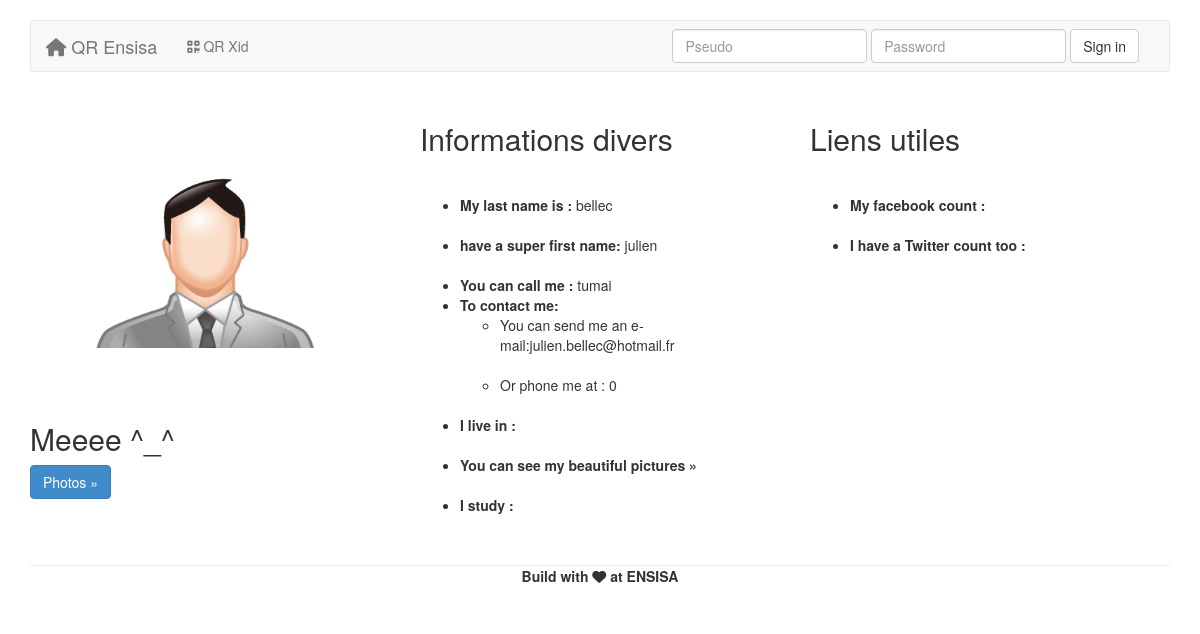
/profil.php?pseudo=Tumai, run on an earlier commit of the app's database.
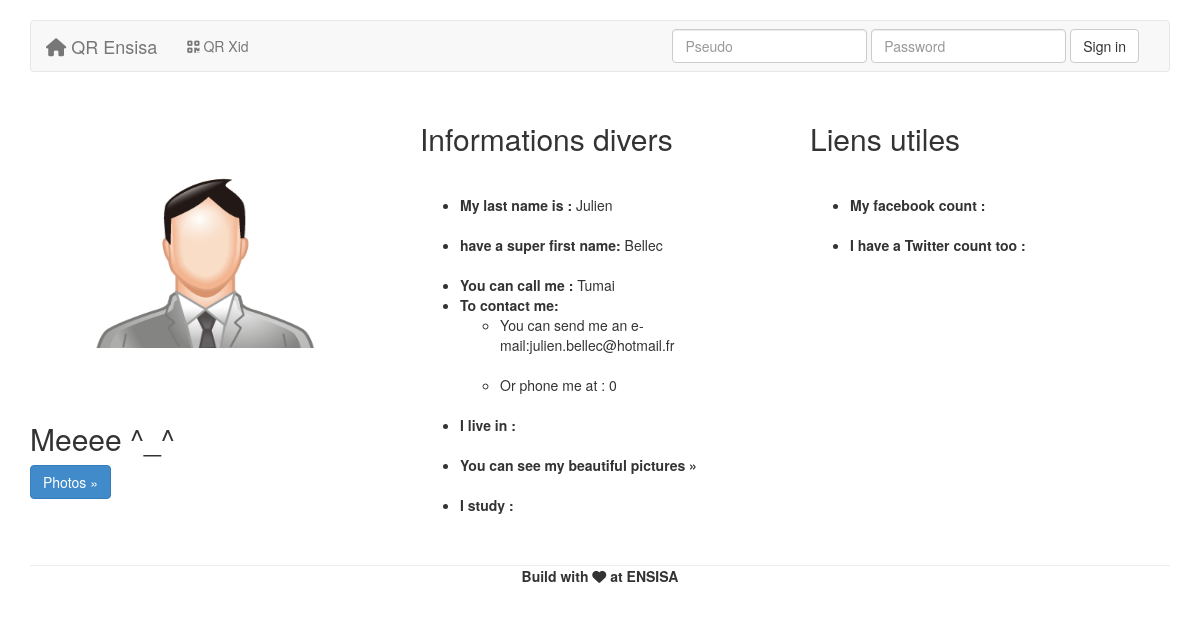
And on a later commit of the database.
### tables this page shows
CREATE TABLE IF NOT EXISTS `user` (
  `id` int(255) NOT NULL AUTO_INCREMENT,
  `name` varchar(255) NOT NULL,
  `lastname` varchar(255) NOT NULL,
  `pseudo` varchar(255) NOT NULL,
  `email` varchar(255) NOT NULL,
  `password` varchar(255) NOT NULL,
  `phone` int(11) NOT NULL,
  `adress` varchar(255) NOT NULL,
  `photos` varchar(255) NOT NULL,
  `network` varchar(255) NOT NULL,
  `promo` varchar(255) NOT NULL,
  `admin` tinyint(1) NOT NULL,
  PRIMARY KEY (`id`),
  UNIQUE KEY `pseudo` (`pseudo`)
);

### profil.php (the view, shortened to what this page needs)
<?php include 'includes/header.php';
 include 'includes/navbar.php';
  include 'includes/mysql.php'; ?>
      <div class="container">
      <div class="row">
        <div class="col-lg-4">
          <img class="img-circle" src="image/img.png" alt="Generic placeholder image">
          <h2>Meeee ^_^</h2>
          <p><a class="btn btn-primary" href="photoprofil.php" role="button">Photos &raquo;</a></p>
        </div>
        <div class="col-lg-4">
          <h2>Informations divers</h2>
          <p>
            <?php
             $req = $connect->prepare('SELECT * FROM user Where pseudo = ?');
             $req->execute(array($_GET['pseudo']));
             while ($donnees = $req->fetch())
                {
                    ?>
                        <p>
                            <ul>
                               <li><strong>My last name is : </strong><?php echo $donnees['name']; ?></li><br />
                               <li><strong> have a super first name:</strong> <?php echo $donnees['lastname']; ?></li></br>
                               <li><strong>You can call me : </strong><?php echo $donnees['pseudo'];?></br>
        					             <li><strong>To contact me:</strong> </br>
					                  <ul>
              					       <li>You can send me an e-mail:</strong><?php echo $donnees['email'];?></li></br>
              					       <li>Or phone me at : </strong><?php echo $donnees['phone'];?></li><br/>
						                </ul>
                    					   <li><strong>I live in : </strong><?php echo $donnees['adress'];?></li><br/>
                    					   <li><strong>You can see my beautiful pictures &raquo; <?php echo $donnees ['photos'];?></li></br>
                    					   <li><strong>I study :</strong> <?php echo $donnees ['network'];?></li>
					                  </ul>
                         </p></br>
                    <?php
                }
             ?>
          </p>
        </div>
        <div class="col-lg-4">
          <h2>Liens utiles</h2>
              		   <?php
                           $req = $connect->prepare('SELECT * FROM user Where pseudo = ?');
                           $req->execute(array($_GET['pseudo']));
                           while ($donnees = $req->fetch())
                              {
                     ?>
                                      <p>
              			                         <ul>
              		                                <li> My facebook count : <?php echo $donnees['lienf'];?></li> </br>
                                                  <li> I have a Twitter count too : <?php echo $donnees['lient']; ?></li><br />
              					                     </ul>
              			 <?php
                              }
                      ?>
			                               </p>
        </div>
      </div>
	  </div>
<?php include 'includes/footer.php' ?>

### includes/header.php (shortened to what this page needs)
<!DOCTYPE html>
<html lang="fr">
    <head>
        <link href="css/projet.css" rel="stylesheet">
        <link href="css/image.css" rel="stylesheet">
        <link href="css/bootstrap.min.css" rel="stylesheet">
        <link rel="stylesheet" href="lib/font-awesome-4.1.0/css/font-awesome.min.css">

### includes/navbar.php (shortened to what this page needs)
</head>
<body>
    <div class="container">
        <div class="navbar navbar-default" role="navigation">
            <div class="container-fluid">
                <div class="navbar-header">
                    <a class="navbar-brand" href="index.php"><i class="fa fa-home"></i>  QR Ensisa</a>
                </div>
                <div class="navbar-collapse collapse">
                    <ul class="nav navbar-nav">
                        <li><a href="qrxid.php"><i class="fa fa-qrcode"></i> QR Xid</a></li>
                    </ul>
                    <ul class="nav navbar-nav navbar-right">
						<?php
							if(!isset($_SESSION['pseudo'])){
								include ("navbar_connect.php");
							}
						?>
                    </ul>
                </div>
            </div>
        </div>
    </div>

### includes/navbar_connect.php
<div class="navbar-collapse collapse">
    <form class="navbar-form navbar-right"  method="post" action="includes/act_login.php">
        <div class="form-group">
			<input type="text" placeholder="Pseudo" name="pseudo" id="pseudo" class="form-control">
        </div>
        <div class="form-group">
            <input type="password" placeholder="Password" name="password" id="password" class="form-control">
        </div>
			<button type="submit" class="btn btn-default">Sign in</button>
    </form>
</div>

### includes/footer.php (shortened to what this page needs)
        <div class="container">
            <div class="footer">
                <p>Build with <i class="fa fa-heart"></i> at ENSISA</p>
            </div>
        </div>
    </body>
</html>

### css/projet.css (style rules this page uses)
form { max-width: 500px; min-width: 50px; }
.container { max-width: 100%; min-width: 50px; padding-bottom : 10px; }
.footer { text-align : center; border-top: 1px solid #eee; }
body { padding-top: 20px; padding-bottom: 20px; }
.navbar { margin-bottom: 20px; }

### css/image.css (style rules this page uses)
img { width: 350px; height: 300px; }

What changed in the data, as far as the page shows it:
removed user: name "bellec", lastname "julien", pseudo "tumai", email "julien.bellec@hotmail.fr", phone "0"
added user: name "Julien", lastname "Bellec", pseudo "Tumai", email "julien.bellec@hotmail.fr", phone "0"
